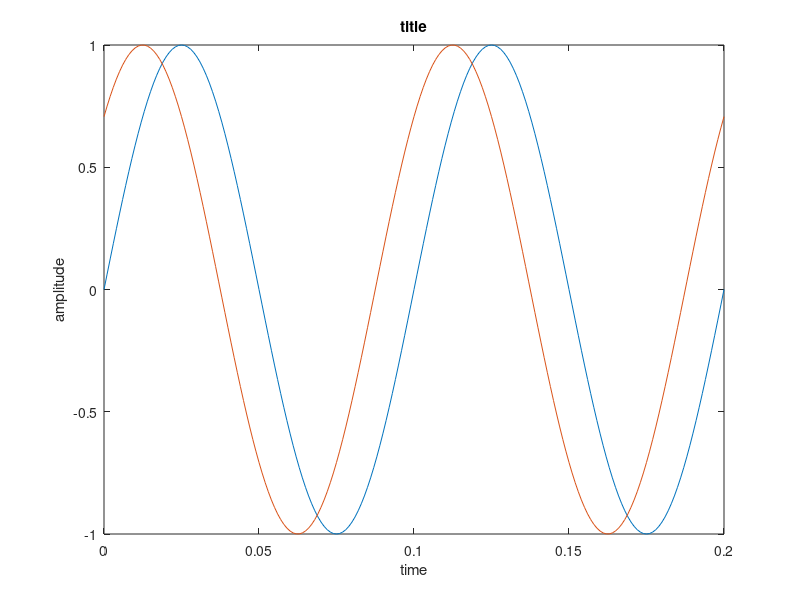

Recreate this plot in MATLAB.
x = 1 + 2i;
phi = angle(x);
t = 0:0.001:0.2;
y = sin(2*pi*10*t);
z = sin(2*pi*10*t+pi/4);
plot(t,y);
hold;
plot(t,z);

disp(x);
disp(t(2));

title('title');
ylabel('amplitude');
xlabel('time');
